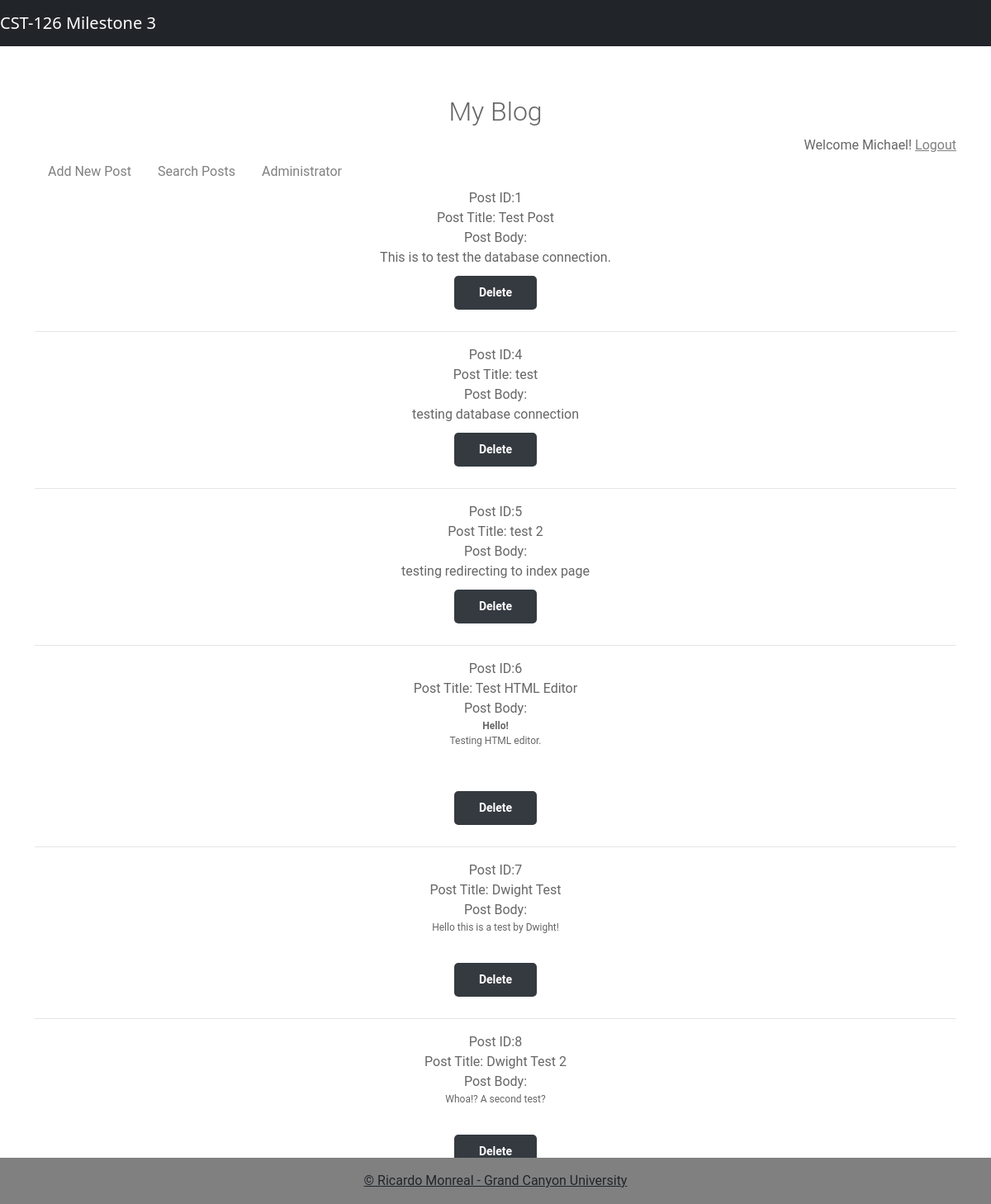
Screenshot of /index.php?pageNumber=3 (signed in) with the database file from the repository.
### tables this page shows
CREATE TABLE `blog_posts` (
  `idblog_posts` int(11) NOT NULL,
  `blog_post_title` varchar(45) DEFAULT NULL,
  `blog_post` text,
  `users_ID` int(11) NOT NULL
);

### showAdminPage.php (the view, shortened to what this page needs)
<?php
	require_once 'db_connector.php';
	$sql_statement = "SELECT * FROM `blog_posts`";
	if ($link){
		$result = mysqli_query($link, $sql_statement);
		if ($result) {
			while ($row = mysqli_fetch_assoc($result)){
                ?>
                    <div class="post-container"><?php
				echo "Post ID:" . $row['idblog_posts'] . "<br>";
				echo "Post Title: " . $row['blog_post_title'] . "<br>";
				echo "Post Body: " . "<br>" . $row['blog_post'] . "<br>";
	                    ?></div>
				<form action="processDeletePost.php">
					<button type="submit">Delete</button>
				</form>
				<?php
				echo "<hr>";
		}
		} else {
			echo "Error with the SQL " . mysqli_error($link);
		}
	} else {
		echo "Error connecting " . mysqli_error();
	}

### index.php (shortened to what this page needs)
<!DOCTYPE html>
<html lang="en">
    <?php include('header.php'); ?>
            <div class="container">
            <?php
	            if (isset($_GET['pageNumber']))
		            $menuChoice = $_GET['pageNumber'];
	            else
		            $menuChoice = 0;
	            if ( $_SESSION['USERNAME']) {
		            require_once 'main.php';
		            switch ($menuChoice) {
			            case 3:
				            require_once 'showAdminPage.php';
				            break;
		            }
	            }
	            else {
		            echo "<h1>My blog</h1>";
		            echo "Please login first <a href='login.php'>Login here</a>";
		            exit;
	            }
            ?>
            </div>
    <?php include('footer.php'); ?>
</html>

### header.php (shortened to what this page needs)
<head>
    <link href="https://cdn.jsdelivr.net/npm/bootstrap@5.0.0-beta1/dist/css/bootstrap.min.css" rel="stylesheet">
    <link rel="stylesheet" type="text/css" href="css/style.css" media="all">
</head>
<body>
<nav class="navbar navbar-expand-lg navbar-dark bg-dark">
    <a class="navbar-brand" href="index.php">CST-126 Milestone 3</a>
</nav>

### main.php (shortened to what this page needs)
<!DOCTYPE html>
<html lang="en">
<h1>My Blog</h1>
<div class="menu-container">
	<?php
		if (!isset($_SESSION['USERNAME'])):
			?>
            <span class="menu-item"><a href="login.php">Login</a></span>
		<?php else: ?>
            <span class="menu-item">Welcome <?php echo ucfirst($_SESSION['USERNAME']).'!' . ''; ?> <container><a href="logout.php">Logout</a></span></container>
		<?php endif;
		?>
    <ul class="nav">
        <li class="nav-item">
            <a class="nav-link active" aria-current="page" href="index.php?pageNumber=1">Add New Post</a>
        </li>
        <li class="nav-item">
            <a class="nav-link" href="index.php?pageNumber=2">Search Posts</a>
        </li>
        <?php if ($_SESSION['role'] == 'admin'):?>
        <li class="nav-item">
            <a class="nav-link active" aria-current="page" href="index.php?pageNumber=3">Administrator</a>
        </li>
        <?php endif; ?>
    </ul>
</div>
</html>

### footer.php (shortened to what this page needs)
<footer class="bg-dark text-center text-lg-start fixed-bottom">
    <div class="text-center p-3" style="background-color: #808080">
        <a class="text-dark" href="http://gcu.edu">© Ricardo Monreal - Grand Canyon University</a>
    </div>
</footer>
</body>

### css/style.css (style rules this page uses)
div, h1, form, input, p { padding: 0; margin: 0; outline: none; font-family: Roboto, Arial, sans-serif; font-size: 16px; color: #666666; }
h1 { padding: 10px 0; font-size: 32px; font-weight: 300; text-align: center; }
p { font-size: 12px; }
hr { color: #a9a9a9; opacity: 0.3; }
.container { margin-inline: auto; }
form { margin: 0 30px; text-align: center; }
button { width: 100%; padding: 10px 0; margin: 10px auto; border-radius: 5px; border: none; background-color: #343a40; font-size: 14px; font-weight: 600; color: #fff; }
a:link { color: #808080; }

### index.php (style rules this page uses)
h1 { text-align: center; padding: 100px; align-content: center; }
p { text-align: center; padding-top: 50px; }
.container { padding-top: 50px; }

### main.php (style rules this page uses)
.container { text-align: right; }

### showAdminPage.php (style rules this page uses)
.post-container { text-align: center; }
button { width: 100px; }

### rows the page displays
blog_posts: idblog_posts "1", blog_post_title "Test Post", blog_post "This is to test the database connection."
blog_posts: idblog_posts "4", blog_post_title "test", blog_post "testing database connection"
blog_posts: idblog_posts "5", blog_post_title "test 2", blog_post "testing redirecting to index page"
blog_posts: idblog_posts "6", blog_post_title "Test HTML Editor", blog_post "Hello! Testing HTML editor."
blog_posts: idblog_posts "7", blog_post_title "Dwight Test", blog_post "Hello this is a test by Dwight!"
blog_posts: idblog_posts "8", blog_post_title "Dwight Test 2", blog_post "Whoa!? A second test?"

### other values shown
$_SESSION['USERNAME'] "Michael"
